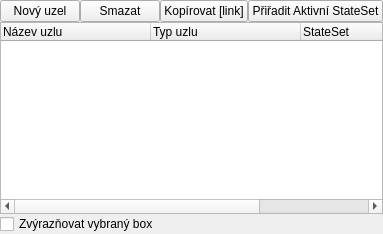
  <widget class="QDockWidget" name="dockWidget_SceneGraph">
   <property name="windowTitle">
    <string>Strom scény</string>
   </property>
   <attribute name="dockWidgetArea">
    <number>1</number>
   </attribute>
   <widget class="QWidget" name="dockWidgetContents_3">
    <layout class="QVBoxLayout" name="verticalLayout_3">
     <property name="spacing">
      <number>0</number>
     </property>
     <property name="margin">
      <number>0</number>
     </property>
     <item>
      <layout class="QGridLayout" name="gridLayout_8">
       <property name="spacing">
        <number>0</number>
       </property>
       <item row="0" column="1">
        <widget class="QPushButton" name="treeWidgetDelete">
         <property name="text">
          <string>Smazat</string>
         </property>
        </widget>
       </item>
       <item row="0" column="0">
        <widget class="QPushButton" name="treeWidgetAddNode">
         <property name="text">
          <string>Nový uzel</string>
         </property>
        </widget>
       </item>
       <item row="0" column="3">
        <widget class="QPushButton" name="treeWidgetSetStateset">
         <property name="text">
          <string>Přiřadit Aktivní StateSet</string>
         </property>
        </widget>
       </item>
       <item row="0" column="2">
        <widget class="QPushButton" name="treeWidgetCopy">
         <property name="text">
          <string>Kopírovat [link]</string>
         </property>
        </widget>
       </item>
      </layout>
     </item>
     <item>
      <widget class="SceneGraphWidget" name="sceneTreeWidget">
       <property name="dragEnabled">
        <bool>true</bool>
       </property>
       <property name="dragDropMode">
        <enum>QAbstractItemView::InternalMove</enum>
       </property>
       <property name="defaultDropAction">
        <enum>Qt::MoveAction</enum>
       </property>
       <property name="itemsExpandable">
        <bool>true</bool>
       </property>
       <property name="columnCount">
        <number>4</number>
       </property>
       <attribute name="headerVisible">
        <bool>true</bool>
       </attribute>
       <attribute name="headerDefaultSectionSize">
        <number>150</number>
       </attribute>
       <attribute name="headerStretchLastSection">
        <bool>false</bool>
       </attribute>
       <column>
        <property name="text">
         <string notr="true">Název uzlu</string>
        </property>
       </column>
       <column>
        <property name="text">
         <string>Typ uzlu</string>
        </property>
       </column>
       <column>
        <property name="text">
         <string>StateSet</string>
        </property>
       </column>
       <column>
        <property name="text">
         <string/>
        </property>
       </column>
      </widget>
     </item>
     <item>
      <widget class="QCheckBox" name="treeWidgetHighlightCurrentNode">
       <property name="text">
        <string>Zvýrazňovat vybraný box</string>
       </property>
      </widget>
     </item>
    </layout>
   </widget>
  </widget>
